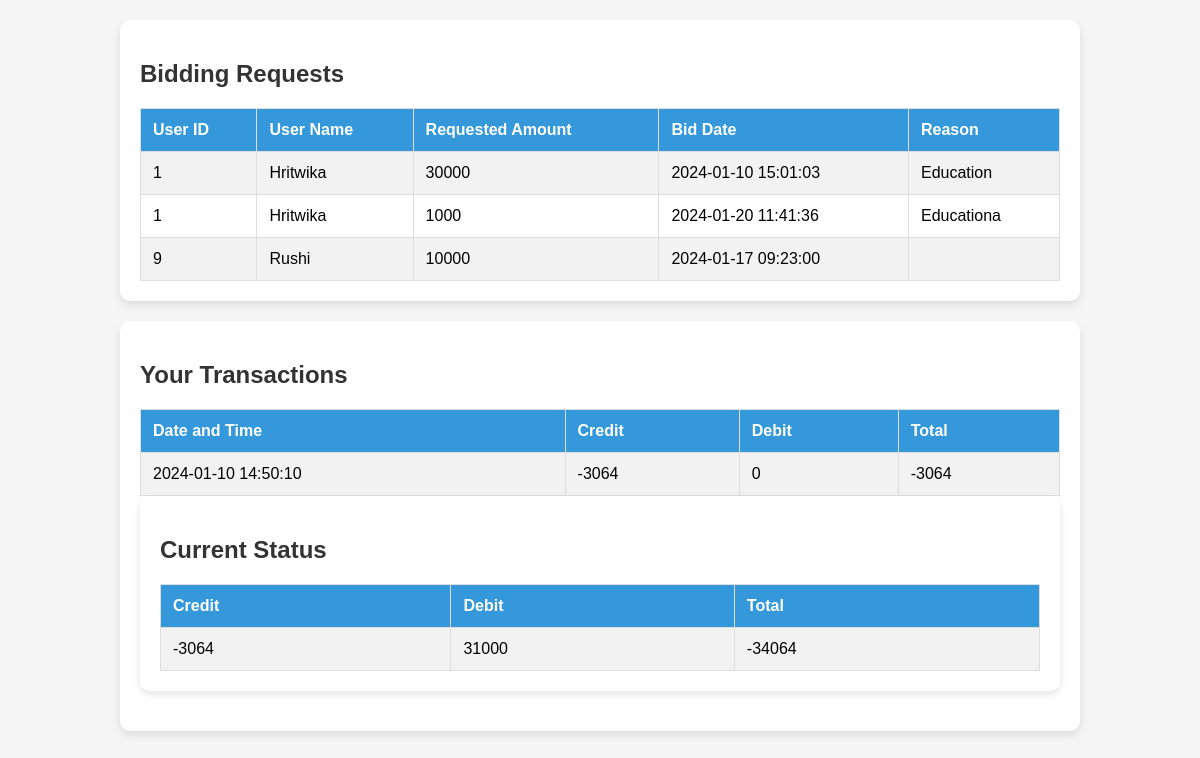
Screenshot of /userTrans.php (signed in) with the database file from the repository.
### tables this page shows
CREATE TABLE `tblbids` (
  `BidId` int(11) NOT NULL,
  `UserId` int(11) DEFAULT NULL,
  `RequestedAmount` int(11) DEFAULT NULL,
  `Reason` text DEFAULT NULL,
  `BidDate` timestamp NOT NULL DEFAULT current_timestamp()
);

CREATE TABLE `tbluser` (
  `UserId` int(11) NOT NULL,
  `UserName` varchar(50) NOT NULL,
  `Password` varchar(255) NOT NULL,
  `UserTypeId` int(11) DEFAULT NULL,
  `GroupId` int(11) DEFAULT NULL,
  `AgencyId` int(11) DEFAULT NULL
);

CREATE TABLE `tbltransaction` (
  `TransactionId` int(11) NOT NULL,
  `UserId` int(11) DEFAULT NULL,
  `AmountPaid` int(11) DEFAULT NULL,
  `TransactionTime` timestamp NOT NULL DEFAULT current_timestamp()
);

### userTrans.php (the view, shortened to what this page needs)
<?php
include("php/config.php");
$userId = $_SESSION['UserId'];
$query = "SELECT tblUser.*, tblGroup.GroupId, tblGroup.GroupName, tblAgency.AgencyName
          FROM tblUser
          JOIN tblGroup ON tblUser.GroupId = tblGroup.GroupId
          LEFT JOIN tblAgency ON tblGroup.AgencyId = tblAgency.AgencyId
          WHERE tblUser.UserId = ?";
$stmt = $conn->prepare($query);
$stmt->bind_param("i", $userId);
$stmt->execute();
$result = $stmt->get_result();
while ($row = $result->fetch_assoc()) {
    $res_GroupId = $row['GroupId'];
}
?>
<!DOCTYPE html>
<html lang="en">
<head>
</head>
<body>
    <div class="container">
        <div class="card">
            <h2>Bidding Requests</h2>
            <?php
            if (isset($userId)) {
                $sql = "SELECT TblBids.UserId, TblUser.username, TblBids.RequestedAmount, TblBids.BidDate, TblBids.Reason
                        FROM TblBids
                        JOIN TblUser ON TblBids.UserId = TblUser.UserId
                        WHERE TblUser.GroupId = ?";
                $stmt = $conn->prepare($sql);
                $stmt->bind_param("i", $res_GroupId);
                $stmt->execute();
                $result = $stmt->get_result();
                if ($result === false) {
                    echo "Error: " . $conn->error;
                } else {
                    echo '<table>';
                    echo '<tr><th>User ID</th><th>User Name</th><th>Requested Amount</th><th>Bid Date</th><th>Reason</th></tr>';
                    if ($result->num_rows > 0) {
                        while ($row = $result->fetch_assoc()) {
                            echo '<tr>';
                            echo '<td>' . $row['UserId'] . '</td>';
                            echo '<td>' . $row['username'] . '</td>';
                            echo '<td>' . $row['RequestedAmount'] . '</td>';
                            echo '<td>' . $row['BidDate'] . '</td>';
                            echo '<td>' . $row['Reason'] . '</td>';
                            echo '</tr>';
                        }
                    } else {
                        echo '<tr><td colspan="5">No bid requests found</td></tr>';
                    }
                    echo '</table>';
                }
            } else {
                echo '<p>Error: $userId is not set</p>';
            }
            ?>
        </div>
        <div class="card">
            <h2>Your Transactions</h2>
            <table>
                <tr><th>Date and Time</th><th>Credit</th><th>Debit</th><th>Total</th></tr>
                <?php
                $transactionHistoryQuery = "SELECT TransactionTime, AmountPaid FROM tbltransaction WHERE UserId = ?";
                $stmtHistory = $conn->prepare($transactionHistoryQuery);
                $stmtHistory->bind_param("i", $userId);
                $stmtHistory->execute();
                $resultHistory = $stmtHistory->get_result();
                while ($rowHistory = $resultHistory->fetch_assoc()) {
                    echo '<tr>';
                    echo '<td>' . $rowHistory['TransactionTime'] . '</td>';
                    echo '<td>' . $rowHistory['AmountPaid'] . '</td>';
                    echo '<td>0</td>';
                    echo '<td>' . $rowHistory['AmountPaid'] . '</td>';
                    echo '</tr>';
                }
                ?>
            </table>
            <div class="card">
                <h2 style="color: #333;">Current Status</h2>
                <table>
                    <tr><th>Credit</th><th>Debit</th><th>Total</th></tr>
                    <?php
                    $creditQuery = "SELECT COALESCE(SUM(AmountPaid), 0) AS Credit FROM tbltransaction WHERE UserId = ?";
                    $debitQuery = "SELECT COALESCE(SUM(RequestedAmount), 0) AS Debit FROM tblbids WHERE UserId = ?";
                    $totalQuery = "SELECT
                                    COALESCE((SELECT SUM(AmountPaid) FROM tbltransaction WHERE UserId = ?), 0) -
                                    COALESCE((SELECT SUM(RequestedAmount) FROM tblbids WHERE UserId = ?), 0) AS Total";
                    $stmtCredit = $conn->prepare($creditQuery);
                    $stmtCredit->bind_param("i", $userId);
                    $stmtCredit->execute();
                    $resultCredit = $stmtCredit->get_result();
                    $stmtDebit = $conn->prepare($debitQuery);
                    $stmtDebit->bind_param("i", $userId);
                    $stmtDebit->execute();
                    $resultDebit = $stmtDebit->get_result();
                    $stmtTotal = $conn->prepare($totalQuery);
                    $stmtTotal->bind_param("ii", $userId, $userId);
                    $stmtTotal->execute();
                    $resultTotal = $stmtTotal->get_result();
                    $rowCredit = $resultCredit->fetch_assoc();
                    $rowDebit = $resultDebit->fetch_assoc();
                    $rowTotal = $resultTotal->fetch_assoc();
                    $credit = $rowCredit['Credit'];
                    $debit = $rowDebit['Debit'];
                    $total = $rowTotal['Total'];
                    ?>
                    <tr>
                        <td><?php echo $credit; ?></td>
                        <td><?php echo $debit; ?></td>
                        <td><?php echo $total; ?></td>
                    </tr>
                </table>
            </div>
        </div>
    </div>
</body>
</html>

### userTrans.php (style rules this page uses)
body { font-family: 'Arial', sans-serif; background-color: #f5f5f5; margin: 0; padding: 0; }
.container { width: 80%; margin: 20px auto; }
.card { background-color: #fff; border-radius: 10px; box-shadow: 0 4px 8px rgba(0, 0, 0, 0.1); margin-bottom: 20px; padding: 20px; }
h2 { color: #333; }
table { width: 100%; border-collapse: collapse; margin-top: 20px; }
th, td { padding: 12px; text-align: left; border: 1px solid #ddd; }
th { background-color: #3498db; color: #fff; }
tr:nth-child(even) { background-color: #f2f2f2; }

### rows the page displays
tblbids: UserId "1", UserId.UserName "Hritwika", RequestedAmount "30000", BidDate "2024-01-10 15:01:03", Reason "Education"
tblbids: UserId "1", UserId.UserName "Hritwika", RequestedAmount "1000", BidDate "2024-01-20 11:41:36", Reason "Educationa"
tblbids: UserId "9", UserId.UserName "Rushi", RequestedAmount "10000", BidDate "2024-01-17 09:23:00"
tbltransaction: TransactionTime "2024-01-10 14:50:10", AmountPaid "-3064"

### other values shown
$credit "-3064"
$debit "31000"
$total "-34064"
